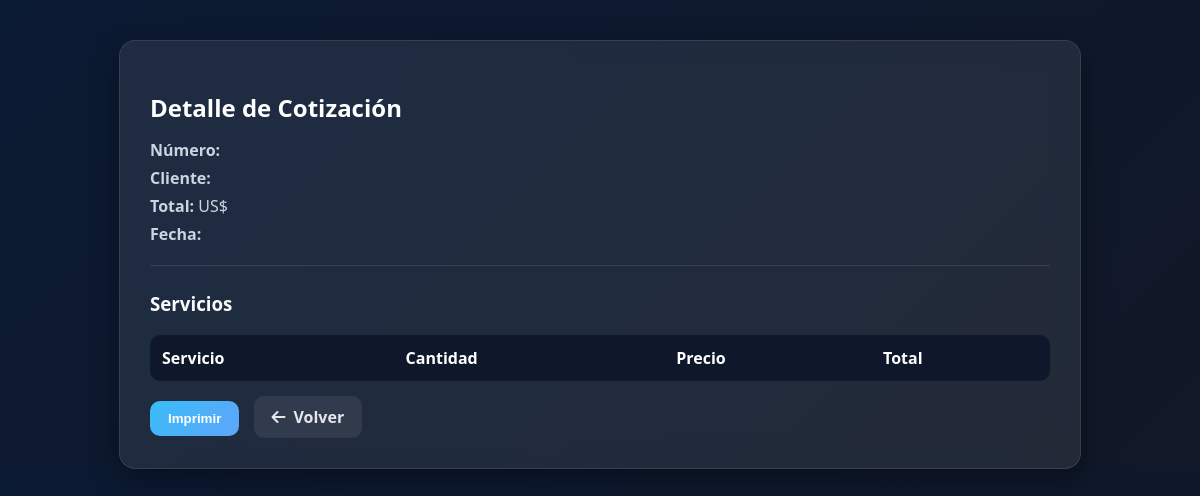
The page /detalle/1 on the database as committed earlier.
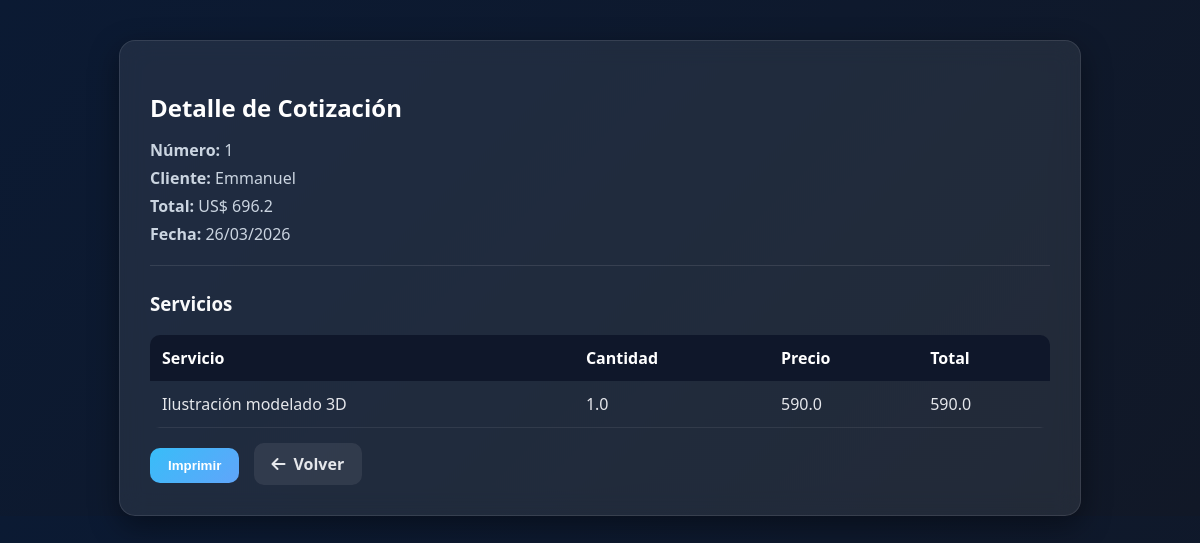
The same page on the database as committed later.
### tables this page shows
CREATE TABLE cotizaciones (
        id INTEGER PRIMARY KEY AUTOINCREMENT,
        codigo TEXT,
        cliente TEXT,
        rnc TEXT,
        telefono TEXT,
        correo TEXT,
        fecha TEXT,
        subtotal REAL,
        itbis REAL,
        total REAL,
        estado TEXT
    );

CREATE TABLE cotizacion_items (
        id INTEGER PRIMARY KEY AUTOINCREMENT,
        cotizacion_id INTEGER,
        descripcion TEXT,
        cantidad REAL,
        precio REAL,
        total REAL
    );

### app.py (the view)
@app.route("/detalle/<int:id>")
def detalle(id):
    conn = sqlite3.connect("database.db")
    conn.row_factory = sqlite3.Row
    cursor = conn.cursor()
    cursor.execute(
        "SELECT * FROM cotizaciones WHERE id=?",
        (id,)
    )
    cotizacion = cursor.fetchone()
    cursor.execute("SELECT * FROM cotizacion_items WHERE cotizacion_id=?",
    (id,)
    )
    servicios = cursor.fetchall()
    conn.close()
    return render_template(
        "detalle.html",
        cotizacion=cotizacion,
        servicios= servicios
    )

### app.py (called while the page is built)
@app.context_processor
def inject_user():
    return dict(usuario=session.get("usuario"))

### templates/detalle.html (shortened to what this page needs)
<!DOCTYPE html>
<html lang="es">
<head>
    <link rel="stylesheet" href="https://cdnjs.cloudflare.com/ajax/libs/font-awesome/6.5.0/css/all.min.css">
</head>
<body>
<div class="contenido">
    <div class="card">
        <h2>Detalle de Cotización</h2>
        <div class="info">
            <p><strong>Número:</strong> {{ cotizacion.id }}</p>
            <p><strong>Cliente:</strong> {{ cotizacion.cliente }}</p>
            <p><strong>Total:</strong> US$ {{ cotizacion.total }}</p>
            <p><strong>Fecha:</strong> {{ cotizacion.fecha }}</p>
        </div>
        <hr>
        <h3>Servicios</h3>
        <table>
            <thead>
                <tr>
                    <th>Servicio</th>
                    <th>Cantidad</th>
                    <th>Precio</th>
                    <th>Total</th>
                </tr>
            </thead>
            <tbody>
                {% for s in servicios %}
                <tr>
                    <td>{{ s.descripcion }}</td>
                    <td>{{ s.cantidad }}</td>
                    <td>{{ s.precio }}</td>
                    <td>{{ s.total }}</td>
                </tr>
                {% endfor %}
            </tbody>
        </table>
        <button onclick="window.print()" class="btn-imprimir">
    Imprimir
</button>
<a href="/historial" class="btn-volver">
    <i class="fa fa-arrow-left"></i> Volver
</a>
    </div>
</div>
</body>
</html>

Rows that differ between the two databases and show on the page:
added cotizaciones: id "1", cliente "Emmanuel", total "696.2", fecha "26/03/2026"
added cotizacion_items: descripcion "Ilustración modelado 3D", cantidad "1.0", precio "590.0", total "590.0"
